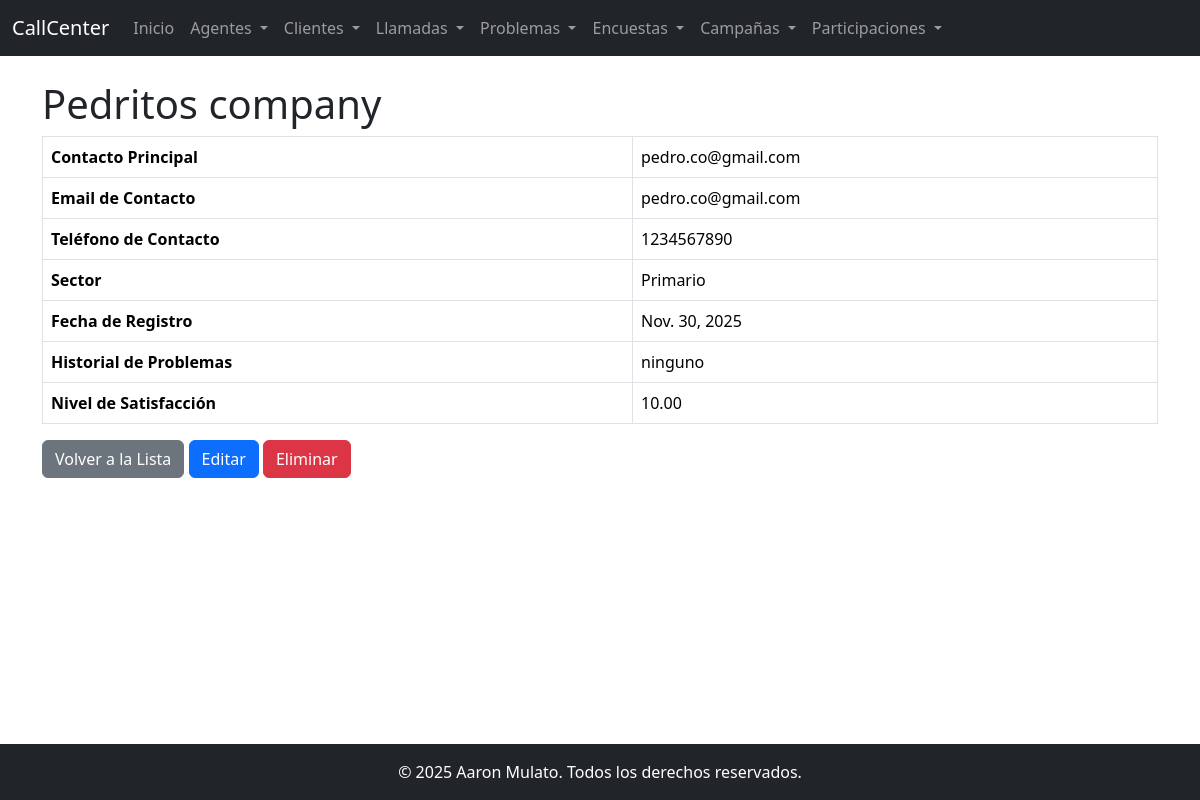
Page /clientes/1/ on the committed database.
### app_callcenter/models.py (models this page shows, shortened)
class ClienteCallCenter(models.Model):
    nombre_empresa = models.CharField(max_length=255, null=True, blank=True)
    contacto_principal = models.CharField(max_length=100, null=True, blank=True)
    email_contacto = models.EmailField(max_length=100, null=True, blank=True)
    telefono_contacto = models.CharField(max_length=20, null=True, blank=True)
    sector = models.CharField(max_length=100, null=True, blank=True)
    fecha_registro = models.DateField(null=True, blank=True)
    historial_problemas = models.TextField(null=True, blank=True)
    nivel_satisfaccion = models.DecimalField(max_digits=4, decimal_places=2, null=True, blank=True)

### app_callcenter/views.py (the view)
# urls.py: path("clientes/<int:pk>/", ClienteDetailView.as_view(), name="cliente-detail"),
class ClienteDetailView(DetailView):
    model = ClienteCallCenter
    template_name = "app_callcenter/cliente_detail.html"
    context_object_name = "cliente"

### app_callcenter/templates/app_callcenter/cliente_detail.html (shortened to what this page needs)
{% extends "app_callcenter/base.html" %}
{% block content %}
<h1>{{ cliente.nombre_empresa }}</h1>
<table class="table table-bordered">
    <tr>
        <th>Contacto Principal</th>
        <td>{{ cliente.contacto_principal }}</td>
    </tr>
    <tr>
        <th>Email de Contacto</th>
        <td>{{ cliente.email_contacto }}</td>
    </tr>
    <tr>
        <th>Teléfono de Contacto</th>
        <td>{{ cliente.telefono_contacto }}</td>
    </tr>
    <tr>
        <th>Sector</th>
        <td>{{ cliente.sector }}</td>
    </tr>
    <tr>
        <th>Fecha de Registro</th>
        <td>{{ cliente.fecha_registro }}</td>
    </tr>
    <tr>
        <th>Historial de Problemas</th>
        <td>{{ cliente.historial_problemas }}</td>
    </tr>
    <tr>
        <th>Nivel de Satisfacción</th>
        <td>{{ cliente.nivel_satisfaccion }}</td>
    </tr>
</table>
<a href="{% url 'app_callcenter:cliente-list' %}" class="btn btn-secondary">Volver a la Lista</a>
<a href="{% url 'app_callcenter:cliente-update' cliente.pk %}" class="btn btn-primary">Editar</a>
<a href="{% url 'app_callcenter:cliente-delete' cliente.pk %}" class="btn btn-danger">Eliminar</a>
{% endblock %}

### rows in the picture
ClienteCallCenter: nombre_empresa "Pedritos company", contacto_principal "pedro.co@gmail.com", email_contacto "pedro.co@gmail.com", telefono_contacto "1234567890", sector "Primario", fecha_registro "Nov. 30, 2025", historial_problemas "ninguno", nivel_satisfaccion "10.00"
